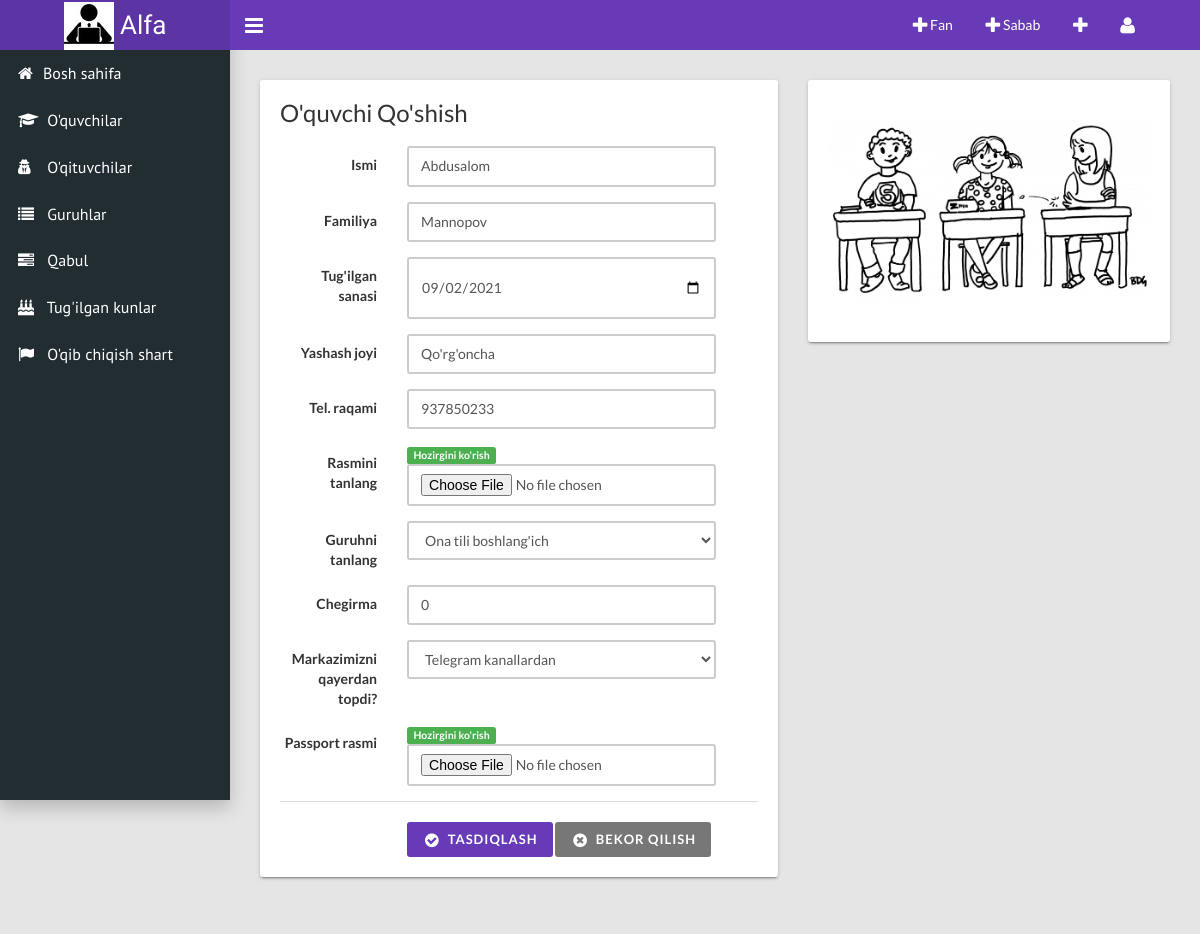
The app's page /update_student/1 with its own data.
### main/models.py (models this page shows, shortened)
class Student(models.Model):
    own = models.ForeignKey(User, related_name="students", on_delete=models.CASCADE, blank=True, null=True)
    group = models.ForeignKey(Group, related_name="student", on_delete=models.CASCADE, blank=True, null=True)
    name = models.CharField("Ismi", max_length=150)
    surname = models.CharField("Familiyasi", max_length=150)
    brith = models.CharField("Tug'ulgan sanasi", max_length=50)
    image = models.ImageField("O'quvchi rasmi", upload_to='student_img/', blank=True, null=True)
    password_img = models.ImageField("Pasort rasmi", upload_to='students_passport', blank=True)
    tel_num = models.CharField("Telefon raqami", max_length=50, blank=True)
    place = models.CharField("Yashash manzili", max_length=50)
    price = models.PositiveIntegerField("Chegirma",default=0)
    countsub = models.PositiveIntegerField("Bir oydagi darslar soni",default=0)
    allprice = models.PositiveIntegerField("Jami to'lov",default=0)
    called = models.BooleanField("called/not called",default=False)
    camewith = models.ForeignKey(CameWith, related_name="students", blank=True, on_delete=models.PROTECT)

### main/views.py (the view)
# urls.py: path("update_student/<pk>", StudentUpdateView.as_view(), name="update_student"),
class StudentUpdateView(UpdateView):
    model = Student
    form_class = CreateStudentForm
    success_url = '/students/'
    template_name = "update_student.html"

### main/forms.py
class CreateStudentForm(forms.ModelForm):
    class Meta:
        model = Student
        fields = ['group','name','surname','brith','image','tel_num','place','price','camewith','password_img']

### main/context_pro.py (called while the page is built)
def students(request):
    context = {
        'teachers':Teacher.objects.all(),
        'student':Student.objects.all(),
    }
    return context

### main/models.py (called while the page is built)
    def __str__(self):
        return self.name

    def __str__(self):
        if self.active == True:
            return self.name
        else:
            return f"{self.name} (Qabuldagi guruh)"

### templates/update_student.html (shortened to what this page needs)
{% extends 'wrapper.html' %}
{% load static %}
{% block content %}
<div class="content-wrapper">
<div class="row">
    <div class="col-md-7">
        <form method="POST" class="form-horizontal" enctype="multipart/form-data">{% csrf_token %}
            <div class="card">
                <h3 class="card-title">O'quvchi Qo'shish</h3>
                <div class="card-body">
                    <div class="form-group">
                        <label class="control-label col-md-3">Ismi</label>
                        <div class="col-md-8">
                            <input value="{{form.name.value}}" name="name" class="form-control" type="text" placeholder="Ismini yozing">
                        </div>
                    </div>
                    <div class="form-group">
                        <label class="control-label col-md-3">Familiya</label>
                        <div class="col-md-8">
                            <input value="{{form.surname.value}}" name="surname" class="form-control col-md-8" type="text" placeholder="Familiyasini yozing">
                        </div>
                    </div>
                    <div class="form-group">
                        <label class="control-label col-md-3">Tug'ilgan sanasi</label>
                        <div class="col-md-8">
                            <input value="{{form.brith.value}}" name="brith" class="form-control col-md-8" type="date" placeholder="Familiyasini yozing">
                        </div>
                    </div>
                    <div class="form-group">
                        <label class="control-label col-md-3">Yashash joyi</label>
                        <div class="col-md-8">
                            <input value="{{form.place.value}}" name="place" class="form-control" placeholder="Yashash manzilini yozing">
                        </div>
                    </div>
                    <div class="form-group">
                        <label class="control-label col-md-3">Tel. raqami</label>
                        <div class="col-md-8">
                            <input value="{{form.tel_num.value}}" name="tel_num" class="form-control col-md-8" type="number" placeholder="99 999 99 99">
                        </div>
                    </div>
                    <div class="form-group">
                        <label class="control-label col-md-3">Rasmini tanlang</label>
                        <div class="col-md-8">
                            {% if form.image.value %}
                            <a href="{{form.image.value.url}}" class="label label-success">Hozirgini ko'rish</a>
                            {% endif %}
                            <input value="" name="image" class="form-control" type="file">
                        </div>
                    </div>
                    <div class="form-group">
                        <label class="control-label col-md-3">Guruhni tanlang</label>
                        <div class="col-md-8">
                            {{form.group}}
                        </div>
                    </div>
                    <div class="form-group">
                        <label class="control-label col-md-3">Chegirma</label>
                        <div class="col-md-8">
                            <input value="{{form.price.value}}" name="price" class="form-control col-md-8" type="number" placeholder="Chegirma pulini yozing">
                        </div>
                    </div>
                    <div class="form-group">
                        <label class="control-label col-md-3">Markazimizni qayerdan topdi?</label>
                        <div class="col-md-8">
                            {{form.camewith}}
                        </div>
                    </div>
                    <div class="form-group">
                        <label class="control-label col-md-3">Passport rasmi</label>
                        <div class="col-md-8">
                            {% if form.image.value %}
                            <a href="{{form.password_img.value.url}}" class="label label-success">Hozirgini ko'rish</a>
                            {% endif %}
                            <input name="password_img" class="form-control" type="file">
                        </div>
                    </div>
                </div>
                <div class="card-footer">
                    <div class="row">
                        <div class="col-md-8 col-md-offset-3">
                            <button class="btn btn-primary icon-btn" type="submit"><i class="fa fa-fw fa-lg fa-check-circle"></i>Tasdiqlash</button>
                            <a class="btn btn-default icon-btn" href="{% url 'main:home' %}"><i class="fa fa-fw fa-lg fa-times-circle"></i>Bekor qilish</a>
                        </div>
                    </div>
                </div>
            </div>
        </form>
    </div>
    <div class="col-md-5">
        <img style="width: 100%;" class="card" src="/static/images/student.jpg" alt="">
    </div>
</div>
</div>
{% endblock content %}

### records on screen
Student: name "Abdusalom", surname "Mannopov", brith "09/02/2021", place "Qo'rg'oncha", tel_num "937850233", group "Ona tili boshlang'ich", camewith "Telegram kanallardan"
